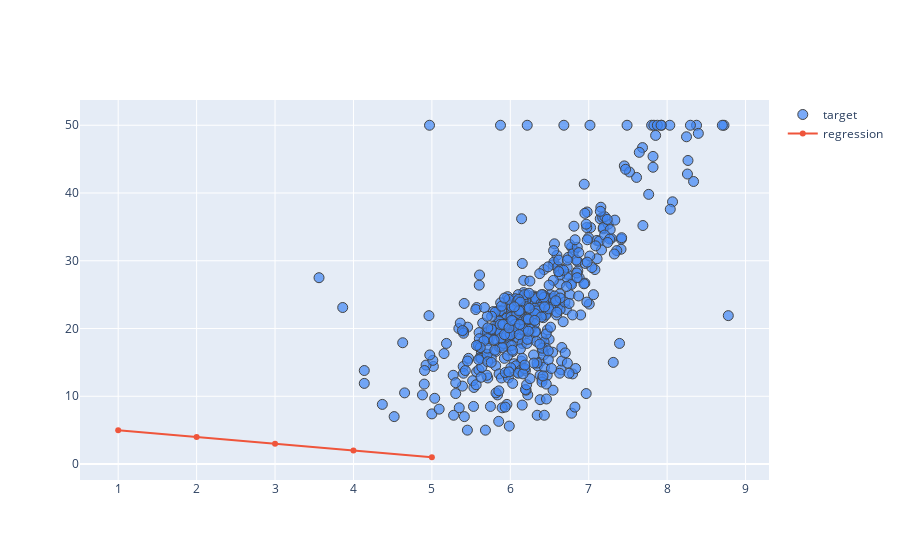

Notebook code for this chart:
### Code cell
fig = go.Figure()
fig.add_trace(
    go.Scatter(
        x=feature_matrix.RM.values,
        y=target.y.values,
        mode='markers',
        name='target',
        marker = dict(size = 10,
                      color = 'rgba(66, 135, 245, .7)',
                      line = dict(width = 1)
        )
    )
)

fig.add_trace(
    go.Scatter( x=[1, 2, 3, 4, 5],
                y=[5, 4, 3, 2, 1],
                name='regression',
              )
)



fig.update_layout(showlegend=True)

### Figure 1 — Plotly figure (JSON) as saved in the notebook; plotly's stock layout.template omitted (floating-point values rounded to 4 significant figures; data arrays with more than 128 entries replaced by an {"elided": "..."} marker saying what was removed)
{"data": [{"marker": {"color": "rgba(66, 135, 245, .7)", "line": {"width": 1}, "size": 10}, "mode": "markers", "name": "target", "type": "scatter", "x": {"elided": "506 float values"}, "y": {"elided": "506 float values"}}, {"name": "regression", "type": "scatter", "x": [1, 2, 3, 4, 5], "y": [5, 4, 3, 2, 1]}], "layout": {"autosize": true, "showlegend": true, "xaxis": {"autorange": true, "range": [0.5438, 9.25], "type": "linear"}, "yaxis": {"autorange": true, "range": [-2.628, 54.15], "type": "linear"}}}
